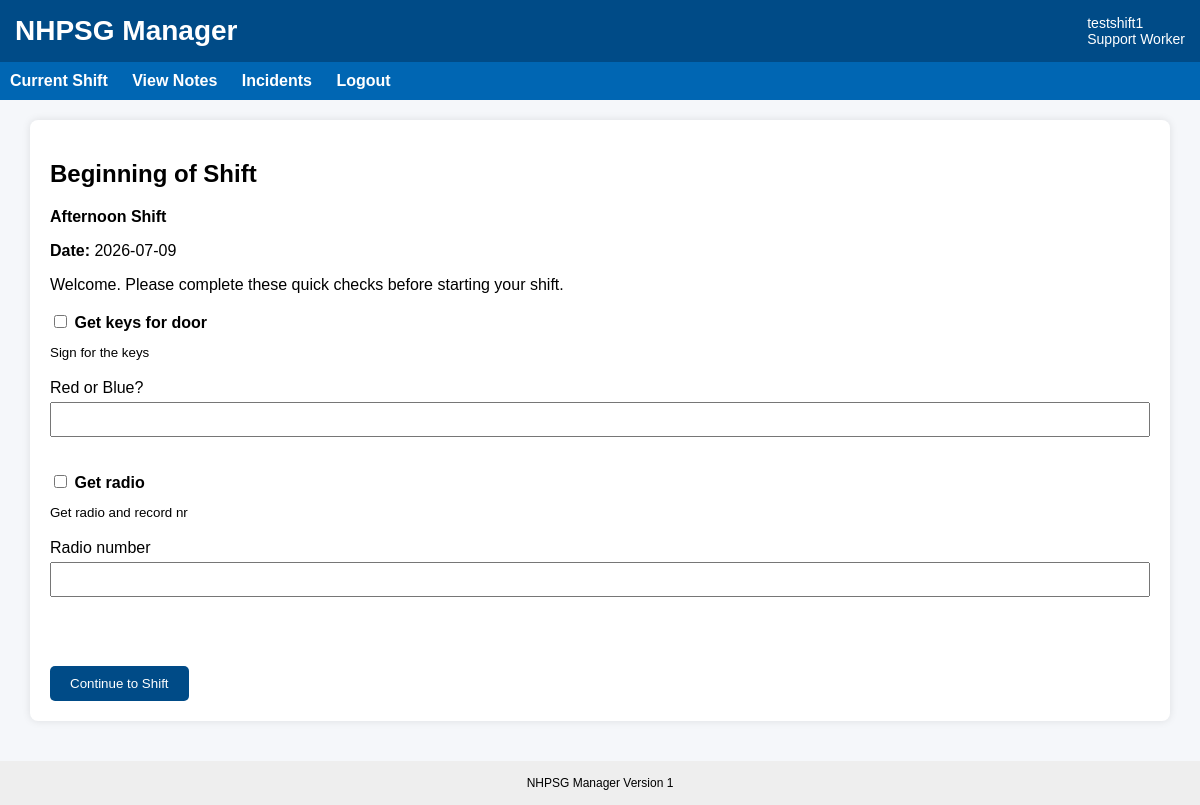
The page /shift/16/start-checklist (signed in) on the database its author committed.
### tables this page shows
CREATE TABLE shifts (
    shift_id INTEGER PRIMARY KEY AUTOINCREMENT,
    client_id INTEGER NOT NULL,
    shift_date TEXT NOT NULL,
    shift_type TEXT NOT NULL,
    status TEXT NOT NULL DEFAULT 'Open',

    scheduled_start_time TEXT,
    scheduled_end_time TEXT,

    created_at TEXT DEFAULT CURRENT_TIMESTAMP,
    closed_at TEXT
);

CREATE TABLE shift_tasks (
    shift_task_id INTEGER PRIMARY KEY AUTOINCREMENT,

    task_name TEXT NOT NULL,
    instructions TEXT,

    task_stage TEXT NOT NULL,   -- BEGINNING or END

    required INTEGER DEFAULT 1,
    active INTEGER DEFAULT 1,

    created_at TEXT DEFAULT CURRENT_TIMESTAMP
, requires_input INTEGER DEFAULT 0, input_label TEXT, input_type TEXT DEFAULT 'text');

### app.py (the view, shortened to what this page needs)
@app.route("/shift/<int:shift_id>/start-checklist", methods=["GET", "POST"])
def start_checklist(shift_id):
    if "user_id" not in session:
        return redirect(url_for("login"))
    conn = get_db()
    shift = conn.execute("""
        SELECT *
        FROM shifts
        WHERE shift_id = ?
    """, (shift_id,)).fetchone()
    if shift is None:
        conn.close()
        return "Shift not found", 404
    shift_tasks = conn.execute("""
       SELECT *
      FROM shift_tasks
      WHERE task_stage = 'BEGIN_SHIFT'
         AND active = 1
        ORDER BY task_name
    """).fetchall()
    conn.close()
    return render_template(
        "start_checklist.html",
        shift=shift,
        shift_tasks=shift_tasks
    )

### app.py (called while the page is built, shortened)
@app.before_request
def enforce_session_timeout():
    if "user_id" not in session:
        return None
    if request.endpoint in [
        "static",
        "login",
        "logout",
        "session_timeout"
    ]:
        return None
    current_time = time.time()
    last_activity = session.get("last_activity")
    if last_activity is not None:
        inactive_seconds = current_time - last_activity
    session["last_activity"] = current_time
    return None

@app.context_processor
def inject_session_timeout_settings():
    return {
        "session_timeout_seconds": SESSION_TIMEOUT_SECONDS,
        "session_warning_seconds": SESSION_WARNING_SECONDS
    }

def get_db():
    print("Using database:", os.path.abspath(DB_NAME))
    conn = sqlite3.connect(DB_NAME)
    conn.row_factory = sqlite3.Row
    return conn

### templates/start_checklist.html
{% extends "base.html" %}
{% block content %}
<div class="card">
    <h2>Beginning of Shift</h2>
    <p><strong>{{ shift.shift_type }} Shift</strong></p>
    <p><strong>Date:</strong> {{ shift.shift_date }}</p>
    <p>Welcome. Please complete these quick checks before starting your shift.</p>
    <form method="post">
        {% if shift_tasks %}
			{% for task in shift_tasks %}
				<label>
					<input type="checkbox" required style="width:auto;">
					<strong>{{ task.task_name }}</strong>
					{% if task.instructions %}
						<br>
						<small>{{ task.instructions }}</small>
					{% endif %}
					{% if task.requires_input %}
						<br><br>
						<label>{{ task.input_label }}</label>
						<input type="{{ task.input_type }}" name="shift_task_input_{{ task.shift_task_id }}" required>
					{% endif %}
				</label>
				<br><br>
			{% endfor %}
		{% else %}
			<p>No beginning-of-shift tasks configured.</p>
		{% endif %}
        <br><br>
        <button type="submit">Continue to Shift</button>
    </form>
</div>
{% endblock %}

### static/css/style.css (style rules this page uses)
body { font-family: Arial, Helvetica, sans-serif; margin:0; background:#f5f7fa; }
.card { background:white; padding:20px; border-radius:8px; box-shadow:0px 0px 8px rgba(0,0,0,0.1); margin-bottom:20px; }
button { background:#004b87; color:white; border:none; padding:10px 20px; cursor:pointer; border-radius:5px; }
input, select, textarea { width:100%; padding:8px; margin-top:5px; margin-bottom:15px; box-sizing:border-box; }

### rows shown on the page
shifts: shift_type "Afternoon", shift_date "2026-07-09"
shift_tasks: task_name "Get keys for door", instructions "Sign for the keys", input_label "Red or Blue?"
shift_tasks: task_name "Get radio", instructions "Get radio and record nr", input_label "Radio number"

### other values the page prints
{{ session.full_name }} "testshift1"
{{ session.role }} "Support Worker"
